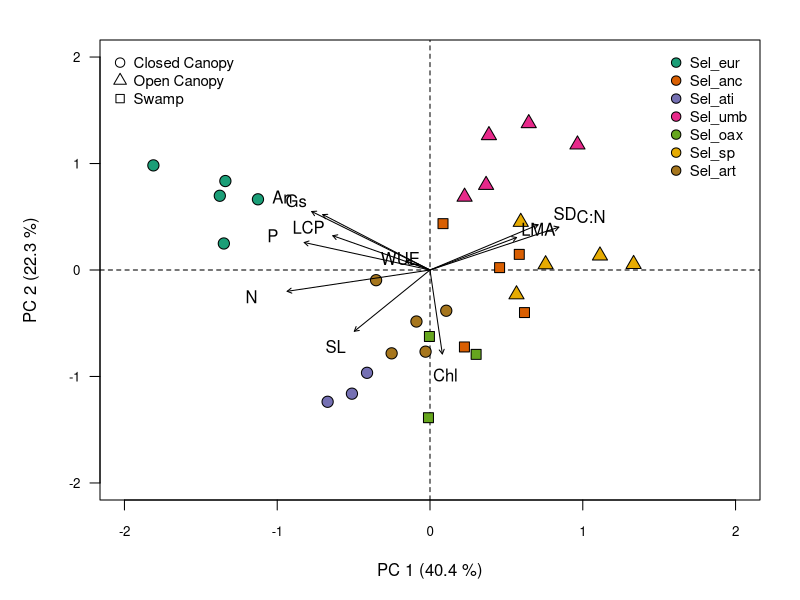

This chart was generated by the following R code:
#pca with selaginella
sela <- read.csv("calculated_data/sela_pca.csv")

sela2 <- sela[complete.cases(sela),]
sela3 <- sela2[,-c(1:2)]

# sela_noeuro <- droplevels(sela[sela$species != "Sel_eur",])
# sela_noeuro2 <- sela_noeuro[complete.cases(sela_noeuro),]
# sela_noeuro3 <- sela_noeuro2[,-c(1:2)]


library(vegan)

##look at variances
# var(sela$cond)
# var(sela$lma)
#variances among variables are orders of magnitude different so we will rescale

# sela_dca <- decorana(na.omit(sela3))
# summary(sela_dca, display = 'none')
#since axis length is less than 3 so we use PCA

#principle compoent analysis with scales variances
sela_rda<- rda(sela3,scale=T)
# plot(sela_rda)
# summary(sela_rda)

#nicer plot

library(scales)
sites <- scores(sela_rda, display='sites')
spp <- scores(sela_rda, display='species')
#need to rename row names for pretty plotting

row.names(spp) <- c("An", "Gs","Chl", "N", "C:N", "P", "LMA", "SD", "SL", "LCP", "WUE")
len <- .8

library(RColorBrewer)
cols <- brewer.pal(7, "Dark2")
cols2 <- c(rep(cols[1],5), rep(cols[2],5),rep(cols[3],3),rep(cols[4],5),rep(cols[5],3),
           rep(cols[6],5),rep(cols[7],5))
pchs <- c(rep(21,5), rep(22,5), rep(21,3), rep(24,5), rep(22,3), 
          rep(24,5), rep(21,5))
habs <- c("Closed Canopy", "Open Canopy", "Swamp")
habpch <- c(21, 24, 22)
sppnames <- c("Sel_eur",  "Sel_anc",  "Sel_ati",  "Sel_umb",  
              "Sel_oax",  "Sel_sp", "Sel_art")

# windows()
# png(filename = "output/pca_sela.png", width = 11, height = 8.5,
#     units = "in", res= 400)

jpeg(filename = "output/manuscript_figures/Figure_2.jpeg",
     width = 8.4, height =8.4, units = "in", res= 300)

#cannot use transparency for .eps on points
# setEPS()
# postscript("output/manuscript_figures/Figure_2.eps")

par(mar=c(5,5,2,2), las=1,cex.axis=0.8)
plot(sites,ylab="PC 2 (22.3 %)", xlab="PC 1 (40.4 %)",type='n',
     xlim=c(-2, 2), ylim=c(-2, 2))
abline(v=0, lty='dashed')
abline(h=0, lty='dashed')
points(sites,cex=1.5, bg=cols2 , pch=pchs)#bg=alpha(cols2, .8)
  # text(spp,labels=rownames(scores(sela_rda, display='species')),cex=1,col="grey20")
  arrows(0, 0, len * spp[, 1],  len * spp[, 2], length = 0.05)
  text(spp,labels=rownames(spp),cex=1)
  legend("topright", legend= sppnames,pch=21, pt.bg=cols,
         inset=0.01, bty='n', cex=.9,pt.cex=1.25)
  legend("topleft", legend= habs,pt.bg="white", pch=habpch,
         inset=0.01, bty='n', cex=.9, pt.cex=1.25)
# dev.copy2pdf(file= "output/pca_sela.pdf")
dev.off()

  
#no sel eur------------
# sela2_dca <- decorana(na.omit(sela_noeuro3))
#   summary(sela2_dca, display = 'none') #since axis length is less than 3 so we use PCA
#   speclab <- unique(sela$species)
#   
# #principle compoent analysis with scales variances
# sela2_rda<- rda(na.omit(sela_noeuro3),scale=T)
# sites2 <- scores(sela2_rda, display='sites')
# spp2 <- scores(sela2_rda, display='species')
# 
# cols3 <- c(rep(cols[2],4),rep(cols[3],3),rep(cols[4],5),rep(cols[5],2),
#            rep(cols[6],5),rep(cols[7],4))

# windows(7,7)  
# plot(sites2,ylab="PC 2 (22.3 %)", xlab="PC 1 (40.4 %)",
#        cex=1.5, col=alpha(cols3, .8), pch=16,xlim=c(-2, 2), ylim=c(-2, 2))
#   text(spp2,labels=rownames(scores(sela2_rda, display='species')),cex=1,col="grey20")
#   abline(v=0, lty='dashed')
#   abline(h=0, lty='dashed')
#   arrows(0, 0, len * spp2[, 1],  len * spp2[, 2], length = 0.05, col = "grey20")
#   legend("topright", legend= speclab[2:7],col=cols, pch=16, 
#          inset=0.01,bty='n', cex=.8 )
# dev.copy2pdf(file= "output/pca_sela_noeury.pdf")
# dev.off() 

# use prcomp --------------------------------------------------------------

# sela_prc <- prcomp(na.omit(sela2),scale=T)
# summary(sela_prc)
# sites2 <- scores(sela_prc, display='sites')
# spp2 <- scores(sela_prc, display='species')
# biplot(sela_prc, pch=16, col=c(cols, "blue"))
# 
# plot(sites2,ylab="PC 2 (26.5 %)", xlab="PC 1 (43.4 %)",
#      cex=1, col=alpha(cols2, .8), pch=16,xlim=c(-2.5, 2.5), ylim=c(-1.5, 1.5))
# text(spp,labels=rownames(scores(sela_rda, display='species')),cex=0.8, col="black")
